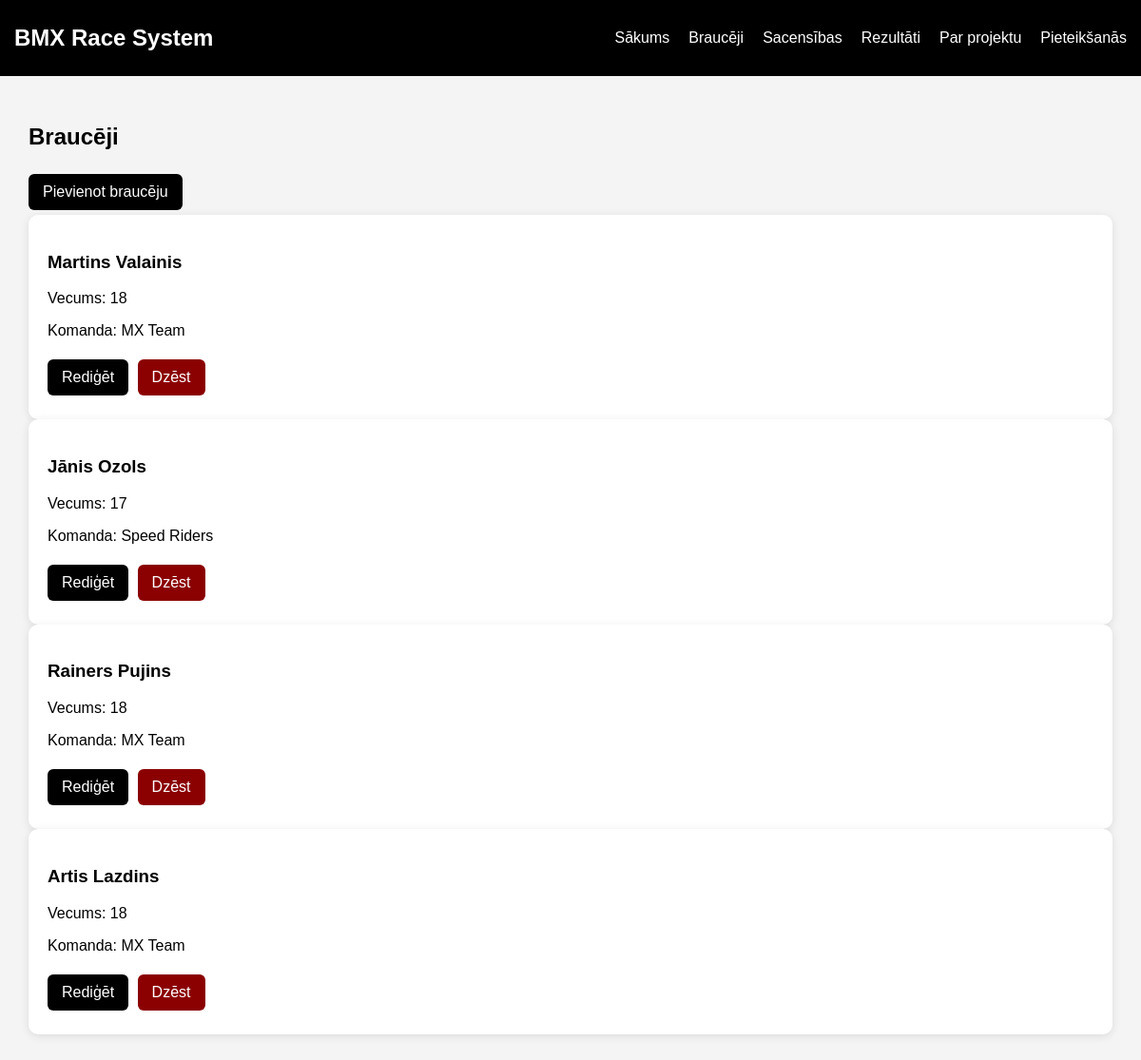
/riders, run on an earlier commit of the app's database.
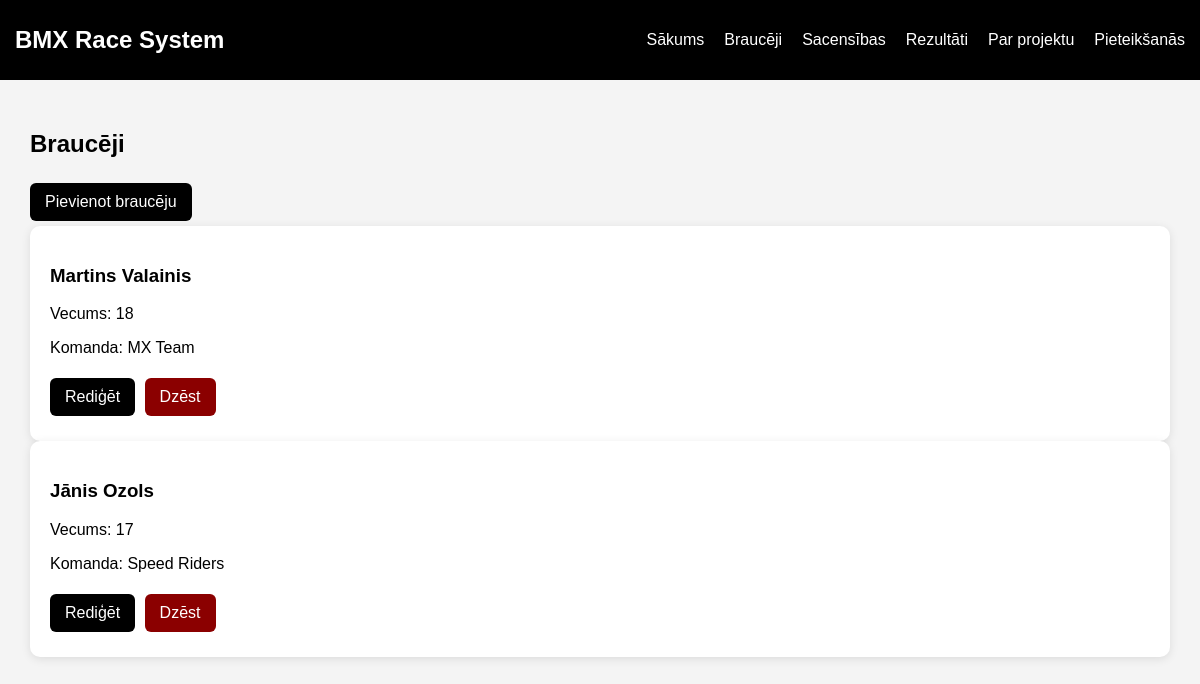
And on a later commit of the database.
### tables this page shows
CREATE TABLE riders (
            id INTEGER PRIMARY KEY AUTOINCREMENT,
            name TEXT NOT NULL,
            age INTEGER NOT NULL,
            team_id INTEGER,
            FOREIGN KEY (team_id) REFERENCES teams (id)
        );

CREATE TABLE teams (
            id INTEGER PRIMARY KEY AUTOINCREMENT,
            name TEXT NOT NULL,
            city TEXT NOT NULL
        );

### app.py (the view)
@app.route("/riders")
def riders():
    conn = get_db_connection()
    riders = conn.execute("""
        SELECT riders.id, riders.name, riders.age, teams.name AS team_name
        FROM riders
        LEFT JOIN teams ON riders.team_id = teams.id
    """).fetchall()
    conn.close()
    return render_template("riders.html", riders=riders)

### app.py (called while the page is built)
def get_db_connection():
    conn = sqlite3.connect("database.db")
    conn.row_factory = sqlite3.Row
    return conn

### templates/riders.html
{% extends "base.html" %}
{% block content %}
<h2>Braucēji</h2>
<a class="button" href="/add_rider">Pievienot braucēju</a>
{% for rider in riders %}
<div class="card">
    <h3>{{ rider.name }}</h3>
    <p>Vecums: {{ rider.age }}</p>
    <p>Komanda: {{ rider.team_name }}</p>
    <a class="button" href="/edit_rider/{{ rider.id }}">Rediģēt</a>
    <a class="button danger" href="/delete_rider/{{ rider.id }}">Dzēst</a>
</div>
{% endfor %}
{% endblock %}

What changed in the data, as far as the page shows it:
removed riders: name "Rainers Pujins", age "18", team_name "MX Team"
removed riders: name "Artis Lazdins", age "18", team_name "MX Team"
